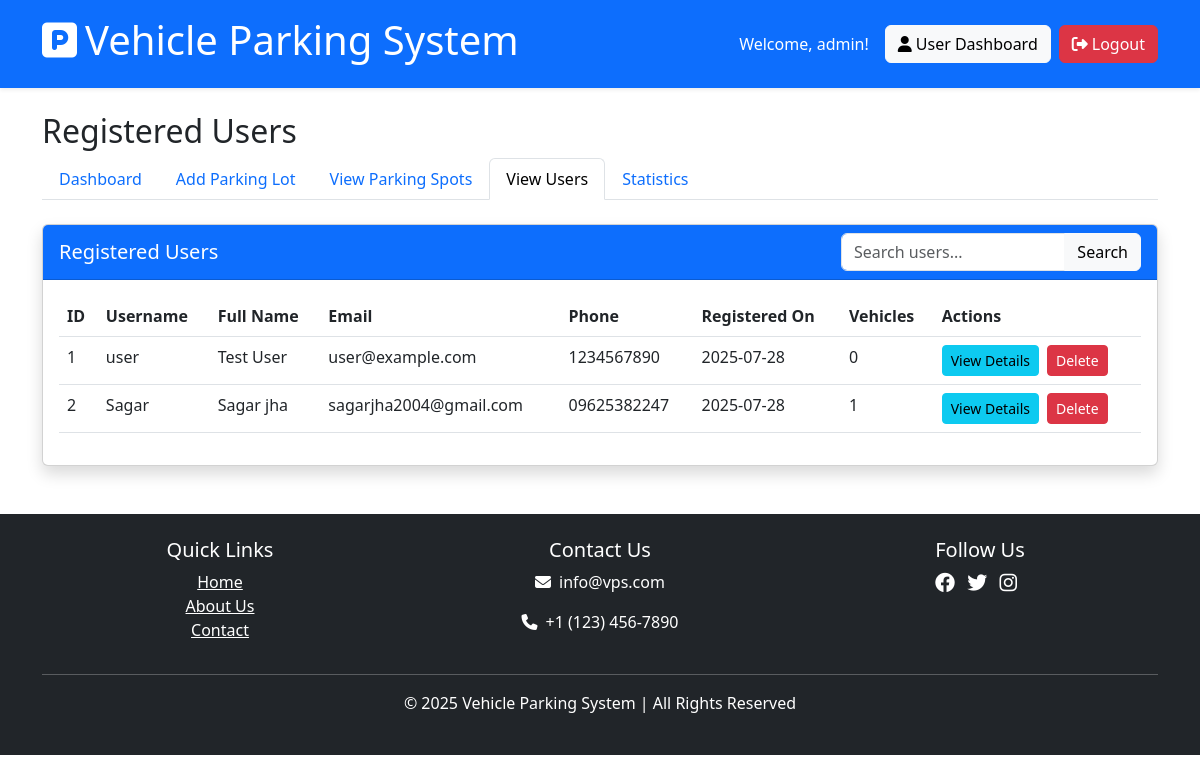
/admin/view_user (signed in), run on the app's committed database.
### models/admin.py (models this page shows, shortened)
class Admin(db.Model, UserMixin):
    id = db.Column(db.Integer, primary_key=True)
    username = db.Column(db.String(100), unique=True, nullable=False)
    password_hash = db.Column(db.String(200), nullable=False)
    @property
    def password(self):
        raise AttributeError('password is not a readable attribute')

### models/user.py (models this page shows, shortened)
class User(db.Model, UserMixin):
    id = db.Column(db.Integer, primary_key=True)
    username = db.Column(db.String(100), unique=True, nullable=False)
    email = db.Column(db.String(120), unique=True, nullable=False)
    password_hash = db.Column(db.String(200), nullable=False)
    first_name = db.Column(db.String(50))
    last_name = db.Column(db.String(50))
    phone = db.Column(db.String(20))
    registered_on = db.Column(db.DateTime, default=lambda: datetime.now(timezone.utc))
    bookings = db.relationship('Booking', backref='user', lazy=True, cascade="all, delete-orphan")
    vehicles = db.relationship('Vehicle', backref='owner', lazy=True, cascade="all, delete-orphan")
    @property
    def password(self):
        raise AttributeError('password is not a readable attribute')

### routes/admin_routes.py (the view)
@admin_bp.route('/view_user')
@login_required
@admin_required
def view_user():
    users = User.query.all()
    return render_template('admin/view_user.html', users=users)

### extensions.py (called while the page is built)
@login_manager.user_loader
def load_user(user_id):
    from models.admin import Admin
    from models.user import User
    admin = Admin.query.get(int(user_id))
    if admin:
        return admin
    return User.query.get(int(user_id))

### routes/admin_routes.py (called while the page is built, shortened)
def admin_required(f):
    @wraps(f)
    def decorated_function(*args, **kwargs):
        if not current_user.is_authenticated:
            flash('Please login to access this page.', 'warning')
            return redirect(url_for('admin.login'))
        return f(*args, **kwargs)
    return decorated_function

### templates/admin/view_user.html (shortened to what this page needs)
{% extends 'shared/base.html' %}
{% block content %}
<div class="row mb-4">
    <div class="col-12">
        <h2>Registered Users</h2>
        <nav>
            <div class="nav nav-tabs" id="nav-tab" role="tablist">
                <a class="nav-link" href="{{ url_for('admin.dashboard') }}">Dashboard</a>
                <a class="nav-link" href="{{ url_for('admin.add_parking_lot') }}">Add Parking Lot</a>
                <a class="nav-link" href="{{ url_for('admin.view_parking_spots') }}">View Parking Spots</a>
                <a class="nav-link active" href="{{ url_for('admin.view_user') }}">View Users</a>
                <a class="nav-link" href="{{ url_for('admin.statistics') }}">Statistics</a>
            </div>
        </nav>
    </div>
</div>
<div class="row">
    <div class="col-12">
        <div class="card shadow">
            <div class="card-header bg-primary text-white d-flex justify-content-between align-items-center">
                <h5 class="card-title mb-0">Registered Users</h5>
                <div class="input-group" style="width: 300px;">
                    <input type="text" id="userSearchInput" class="form-control" placeholder="Search users...">
                    <button class="btn btn-light" type="button" id="searchButton">
                         Search
                    </button>
                </div>
            </div>
            <div class="card-body">
                {% if users %}
                <div class="table-responsive">
                    <table class="table table-hover" id="usersTable">
                        <thead>
                            <tr>
                                <th>ID</th>
                                <th>Username</th>
                                <th>Full Name</th>
                                <th>Email</th>
                                <th>Phone</th>
                                <th>Registered On</th>
                                <th>Vehicles</th>
                                <th>Actions</th>
                            </tr>
                        </thead>
                        <tbody>
                            {% for user in users %}
                            <tr>
                                <td>{{ user.id }}</td>
                                <td>{{ user.username }}</td>
                                <td>{{ user.first_name }} {{ user.last_name }}</td>
                                <td>{{ user.email }}</td>
                                <td>{{ user.phone or 'N/A' }}</td>
                                <td>{{ user.registered_on.strftime('%Y-%m-%d') }}</td>
                                <td>{{ user.vehicles|length }}</td>
                                <td>
                                    <div class="d-flex">
                                        <button type="button" class="btn btn-sm btn-info view-user-btn me-2"
                                                data-bs-toggle="modal" data-bs-target="#viewUserModal"
                                                data-user-id="{{ user.id }}">
                                            View Details
                                        </button>
                                        <form method="POST" action="{{ url_for('admin.delete_user', user_id=user.id) }}"
                                              onsubmit="return confirm('Are you sure you want to delete this user?');">
                                            <button type="submit" class="btn btn-sm btn-danger">Delete</button>
                                        </form>
                                    </div>
                                </td>
                            </tr>
                            {% endfor %}
                        </tbody>
                    </table>
                </div>
                {% else %}
                <div class="alert alert-info">
                    <p>No registered users found.</p>
                </div>
                {% endif %}
            </div>
        </div>
    </div>
</div>
{% endblock %}

### templates/shared/base.html (shortened to what this page needs)
<!DOCTYPE html>
<html lang="en">
<head>
    <link rel="stylesheet" href="{{ url_for('static', filename='css/style.css') }}">
    <link href="https://cdn.jsdelivr.net/npm/bootstrap@5.3.0/dist/css/bootstrap.min.css" rel="stylesheet">
    <link rel="stylesheet" href="https://cdnjs.cloudflare.com/ajax/libs/font-awesome/6.4.0/css/all.min.css">
</head>
<body>
    <header class="bg-primary text-white p-3 shadow-sm">
        <div class="container">
            <div class="d-flex justify-content-between align-items-center">
                <a href="{{ url_for('main.index') }}" class="text-white text-decoration-none">
                    <h1><i class="fas fa-parking me-2"></i>Vehicle Parking System</h1>
                </a>
                <nav class="navbar-nav d-flex flex-row">
                    {% if current_user.is_authenticated %}
                        <div class="d-flex align-items-center">
                            <span class="me-3">Welcome, {{ current_user.username }}!</span>
                            {% if current_user.is_admin %}
                                <a href="{{ url_for('admin.dashboard') }}" class="btn btn-light me-2">
                                    <i class="fas fa-tachometer-alt me-1"></i>Admin Dashboard
                                </a>
                            {% else %}
                                <a href="{{ url_for('user.dashboard') }}" class="btn btn-light me-2">
                                    <i class="fas fa-user me-1"></i>User Dashboard
                                </a>
                            {% endif %}
                            <a href="{{ url_for('auth.logout') }}" class="btn btn-danger">
                                <i class="fas fa-sign-out-alt me-1"></i>Logout
                            </a>
                        </div>
                    {% endif %}
                </nav>
            </div>
        </div>
    </header>
    <div class="container mt-4">
        {% block content %}{% endblock %}
    </div>
    <footer class="mt-5 p-4 bg-dark text-white text-center">
        <div class="container">
            <div class="row">
                <div class="col-md-4">
                    <h5>Quick Links</h5>
                    <ul class="list-unstyled">
                        <li><a href="{{ url_for('main.index') }}" class="text-white">Home</a></li>
                        <li><a href="{{ url_for('main.about') }}" class="text-white">About Us</a></li>
                        <li><a href="{{ url_for('main.contact') }}" class="text-white">Contact</a></li>
                    </ul>
                </div>
                <div class="col-md-4">
                    <h5>Contact Us</h5>
                    <p><i class="fas fa-envelope me-2"></i>info@vps.com</p>
                    <p><i class="fas fa-phone me-2"></i>+1 (123) 456-7890</p>
                </div>
                <div class="col-md-4">
                    <h5>Follow Us</h5>
                    <div class="social-icons">
                        <a href="#" class="text-white me-2"><i class="fab fa-facebook fa-lg"></i></a>
                        <a href="#" class="text-white me-2"><i class="fab fa-twitter fa-lg"></i></a>
                        <a href="#" class="text-white me-2"><i class="fab fa-instagram fa-lg"></i></a>
                    </div>
                </div>
            </div>
            <hr class="my-3">
            <p>&copy; 2025 Vehicle Parking System | All Rights Reserved</p>
        </div>
    </footer>
</body>
</html>

### data on the page
Admin: username "admin"
User: id "1", username "user", first_name "Test", last_name "User", email "user@example.com", phone "1234567890", registered_on "2025-07-28", vehicles|length "0"
User: id "2", username "Sagar", first_name "Sagar", last_name "jha", email "sagarjha2004@gmail.com", phone "09625382247", registered_on "2025-07-28", vehicles|length "1"
